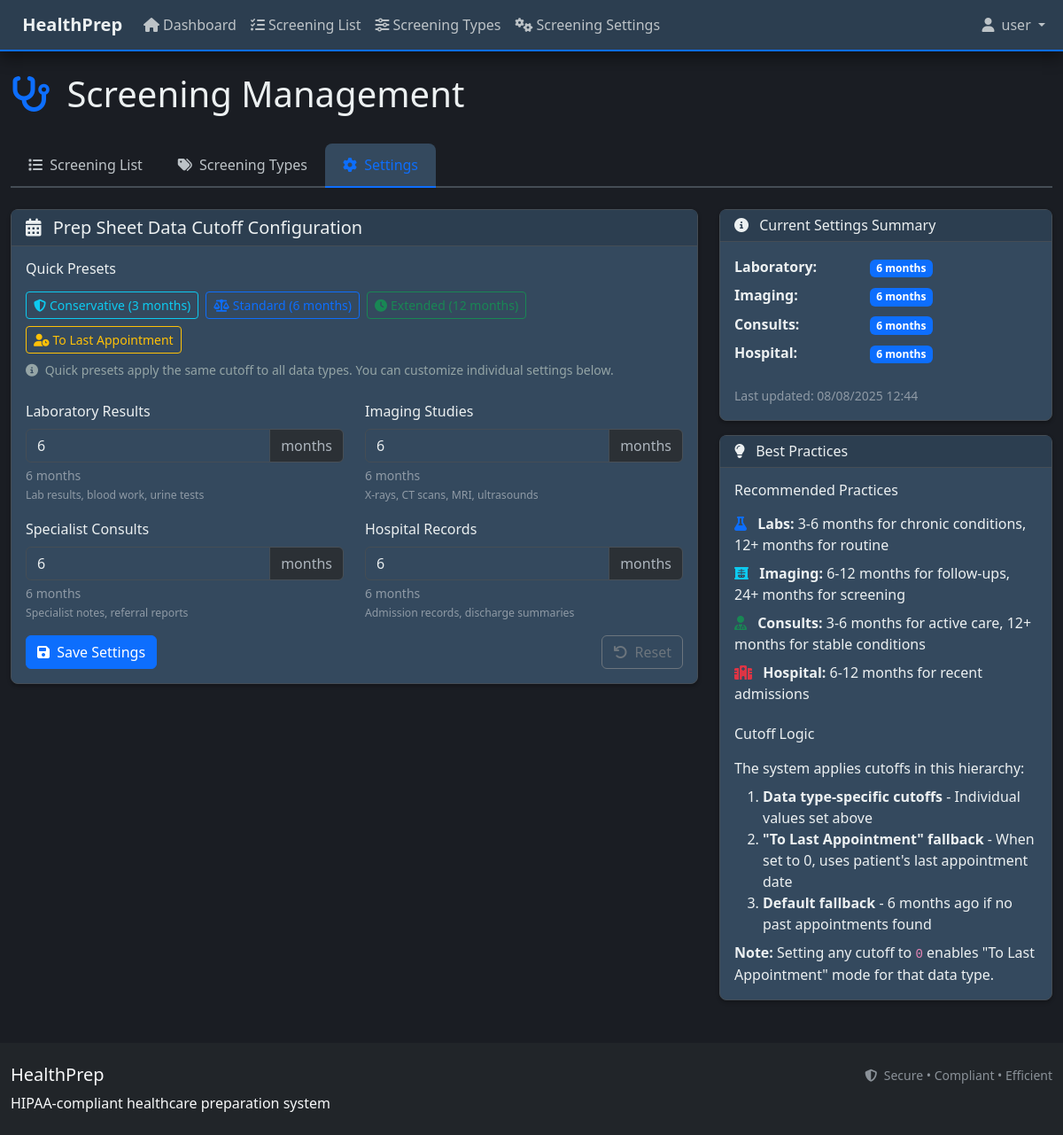
Before: /screening/settings (signed in) with the older database file.
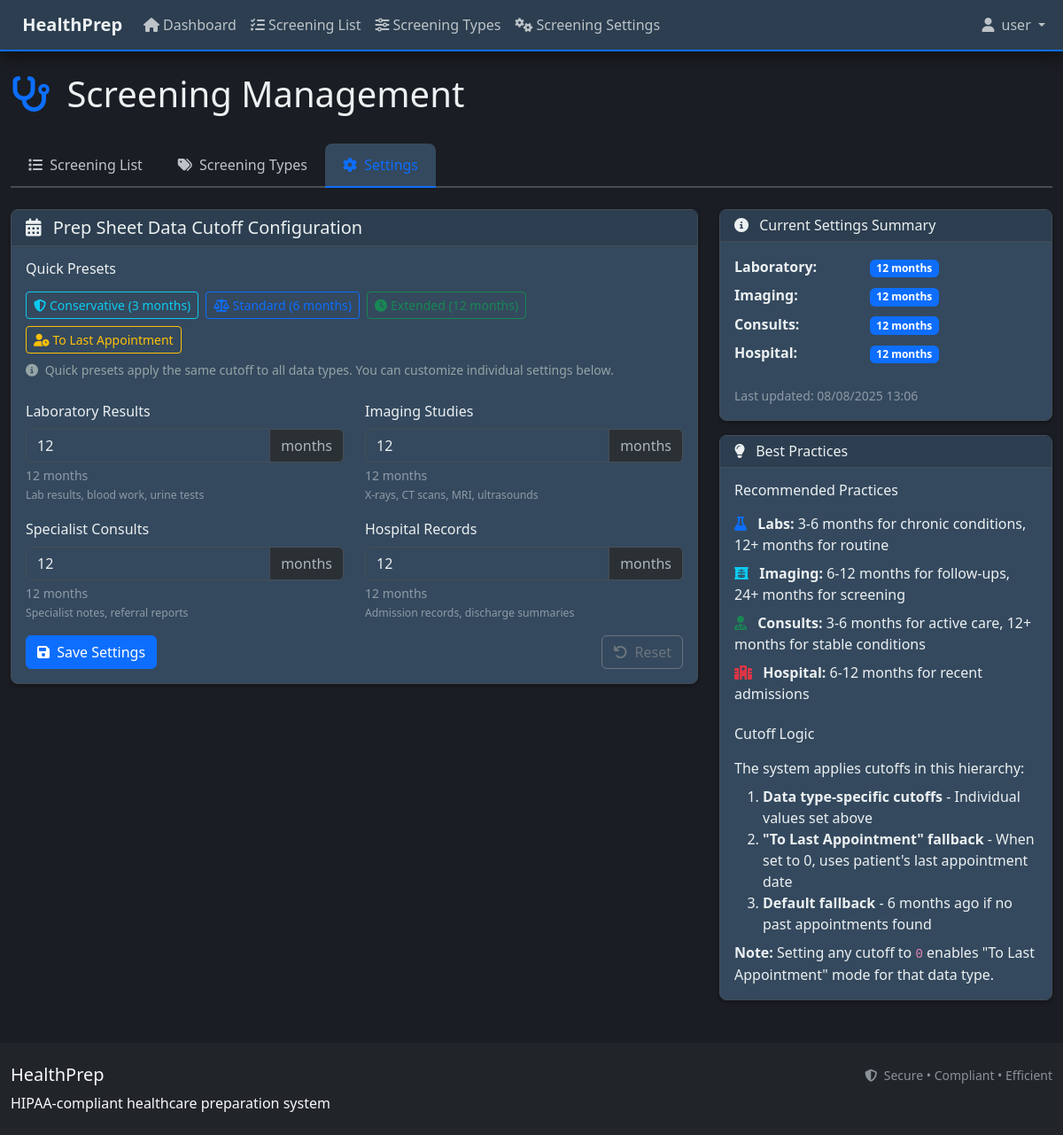
After: the same page with the newer database file.
### models.py (models this page shows, shortened)
class PrepSheetSettings(db.Model):
    __tablename__ = 'prep_sheet_settings'
    id = db.Column(db.Integer, primary_key=True)
    labs_cutoff_months = db.Column(db.Integer, default=12)  # 0 = To Last Appointment
    imaging_cutoff_months = db.Column(db.Integer, default=12)  # 0 = To Last Appointment
    consults_cutoff_months = db.Column(db.Integer, default=12)  # 0 = To Last Appointment
    hospital_cutoff_months = db.Column(db.Integer, default=12)  # 0 = To Last Appointment
    updated_at = db.Column(db.DateTime, default=datetime.utcnow, onupdate=datetime.utcnow)
    def get_cutoff_description(self, data_type):
        cutoff_value = getattr(self, f'{data_type}_cutoff_months', 0)
        if cutoff_value == 0:
            return "To Last Appointment"
        elif cutoff_value == 1:
            return "1 month"
        else:
            return f"{cutoff_value} months"

### routes/screening_routes.py (the view, shortened to what this page needs)
@screening_bp.route('/settings', methods=['GET', 'POST'])
@login_required
@non_admin_required
def screening_settings():
    try:
        from forms import PrepSheetSettingsForm
        from models import PrepSheetSettings
        settings = PrepSheetSettings.query.first()
        if not settings:
            settings = PrepSheetSettings()
            db.session.add(settings)
            db.session.commit()
        form = PrepSheetSettingsForm(obj=settings)
        return render_template('screening/settings.html', form=form, settings=settings)
    except Exception as e:
        logger.error(f"Error in screening settings: {str(e)}")
        flash('Error loading screening settings', 'error')
        return render_template('error/500.html'), 500

### app.py (called while the page is built)
def register_template_utilities(app):
    @app.template_filter('datetime')
    def datetime_filter(value, format='%Y-%m-%d %H:%M'):
        if value is None:
            return ""
        return value.strftime(format)
    @app.context_processor
    def inject_cache_timestamp():
        import time
        return dict(cache_timestamp=int(time.time()))
    @app.context_processor
    def inject_csrf_token():
        from flask_wtf.csrf import generate_csrf
        return dict(csrf_token=lambda: generate_csrf())

### models.py (called while the page is built)
    def update_activity(self):
        self.last_activity = datetime.utcnow()

    @property
    def is_active(self):
        return self.is_active_user

### routes/auth_routes.py (called while the page is built)
def non_admin_required(f):
    from functools import wraps
    @wraps(f)
    def decorated_function(*args, **kwargs):
        if not current_user.is_authenticated:
            return redirect(url_for('auth.login'))
        if current_user.is_admin:
            flash('Admin users should use the admin dashboard.', 'info')
            return redirect(url_for('admin.dashboard'))
        return f(*args, **kwargs)
    return decorated_function

### templates/screening/settings.html (shortened to what the changed rows need)
{% extends 'base_user.html' %}
{% block content %}
<div class="d-flex justify-content-between align-items-center mb-4">
    <h1>
        <i class="fas fa-stethoscope me-2 text-primary"></i>
        Screening Management
    </h1>
</div>
<div class="row">
    <div class="col-lg-8">
        <div class="card">
            <div class="card-body">
                <form method="POST" id="settingsForm">
                    <div class="row">
                        <div class="col-md-6">
                            <div class="mb-3">
                                <div class="input-group">
                                    {{ form.labs_cutoff_months(class="form-control") }}
                                    <span class="input-group-text">months</span>
                                </div>
                                <div class="form-text">
                                    <span class="cutoff-description" id="labs-description">{{ settings.get_cutoff_description('labs') if settings else '12 months' }}</span>
                                    <br><small class="text-muted">Lab results, blood work, urine tests</small>
                                </div>
                            </div>
                        </div>
                        <div class="col-md-6">
                            <div class="mb-3">
                                <div class="input-group">
                                    {{ form.imaging_cutoff_months(class="form-control") }}
                                    <span class="input-group-text">months</span>
                                </div>
                                <div class="form-text">
                                    <span class="cutoff-description" id="imaging-description">{{ settings.get_cutoff_description('imaging') if settings else '12 months' }}</span>
                                    <br><small class="text-muted">X-rays, CT scans, MRI, ultrasounds</small>
                                </div>
                            </div>
                        </div>
                    </div>
                    <div class="row">
                        <div class="col-md-6">
                            <div class="mb-3">
                                <div class="input-group">
                                    {{ form.consults_cutoff_months(class="form-control") }}
                                    <span class="input-group-text">months</span>
                                </div>
                                <div class="form-text">
                                    <span class="cutoff-description" id="consults-description">{{ settings.get_cutoff_description('consults') if settings else '12 months' }}</span>
                                    <br><small class="text-muted">Specialist notes, referral reports</small>
                                </div>
                            </div>
                        </div>
                        <div class="col-md-6">
                            <div class="mb-3">
                                <div class="input-group">
                                    {{ form.hospital_cutoff_months(class="form-control") }}
                                    <span class="input-group-text">months</span>
                                </div>
                                <div class="form-text">
                                    <span class="cutoff-description" id="hospital-description">{{ settings.get_cutoff_description('hospital') if settings else '12 months' }}</span>
                                    <br><small class="text-muted">Admission records, discharge summaries</small>
                                </div>
                            </div>
                        </div>
                    </div>
                </form>
            </div>
        </div>
    </div>
    <div class="col-lg-4">
        <div class="card">
            <div class="card-body">
                {% if settings %}
                    <dl class="row">
                        <dt class="col-sm-5">Laboratory:</dt>
                        <dd class="col-sm-7">
                            <span class="badge bg-{{ 'warning' if settings.labs_cutoff_months == 0 else 'primary' }}">
                                {{ settings.get_cutoff_description('labs') }}
                            </span>
                        </dd>
                        <dt class="col-sm-5">Imaging:</dt>
                        <dd class="col-sm-7">
                            <span class="badge bg-{{ 'warning' if settings.imaging_cutoff_months == 0 else 'primary' }}">
                                {{ settings.get_cutoff_description('imaging') }}
                            </span>
                        </dd>
                        <dt class="col-sm-5">Consults:</dt>
                        <dd class="col-sm-7">
                            <span class="badge bg-{{ 'warning' if settings.consults_cutoff_months == 0 else 'primary' }}">
                                {{ settings.get_cutoff_description('consults') }}
                            </span>
                        </dd>
                        <dt class="col-sm-5">Hospital:</dt>
                        <dd class="col-sm-7">
                            <span class="badge bg-{{ 'warning' if settings.hospital_cutoff_months == 0 else 'primary' }}">
                                {{ settings.get_cutoff_description('hospital') }}
                            </span>
                        </dd>
                    </dl>
                    {% if settings.updated_at %}
                        <small class="text-muted">
                            Last updated: {{ settings.updated_at.strftime('%m/%d/%Y %H:%M') }}
                        </small>
                    {% endif %}
                {% else %}
                    <p class="text-muted">No settings configured yet.</p>
                {% endif %}
            </div>
        </div>
    </div>
</div>
{% endblock %}

Changed rows visible on the page:
changed PrepSheetSettings: get_cutoff_description "6 months" → "12 months"; updated_at "08/08/2025 12:44" → "08/08/2025 13:06"
Other visible differences:
form field labs_cutoff_months: "6" → "12"
text written by a page script: "6 months" → "12 months"
form field imaging_cutoff_months: "6" → "12"
form field consults_cutoff_months: "6" → "12"
form field hospital_cutoff_months: "6" → "12"
